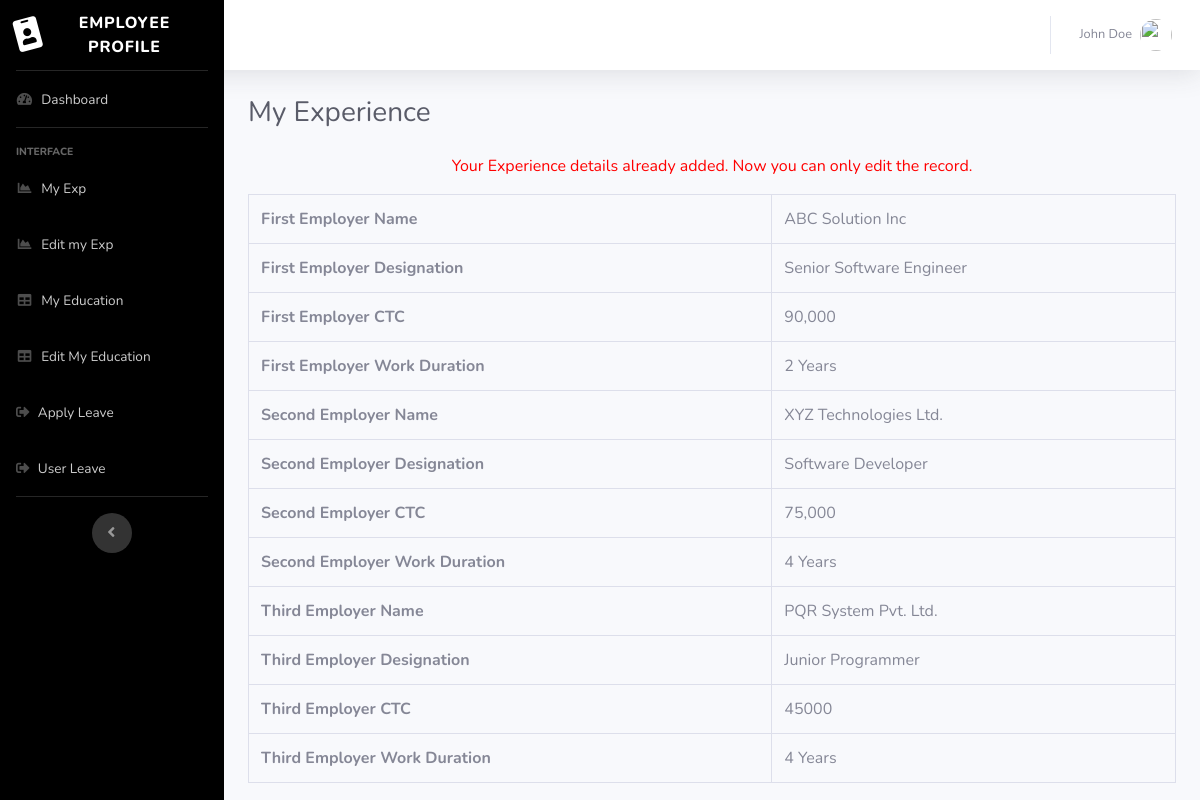
/erms/myexp.php (signed in), run on the app's committed database.
### tables this page shows
CREATE TABLE `employeedetail` (
  `ID` int(11) NOT NULL,
  `EmpFname` varchar(50) DEFAULT NULL,
  `EmpLName` varchar(50) NOT NULL,
  `EmpCode` varchar(50) DEFAULT NULL,
  `EmpDept` varchar(120) DEFAULT NULL,
  `EmpDesignation` varchar(120) DEFAULT NULL,
  `EmpContactNo` bigint(10) DEFAULT NULL,
  `EmpGender` enum('Male','Female') DEFAULT NULL,
  `EmpEmail` varchar(200) DEFAULT NULL,
  `EmpPassword` varchar(100) DEFAULT NULL,
  `EmpJoingdate` date DEFAULT NULL,
  `profile_picture` VARCHAR(255) DEFAULT NULL,
  `PostingDate` timestamp NOT NULL DEFAULT current_timestamp()
);

CREATE TABLE `empexpireince` (
  `ID` int(11) NOT NULL,
  `EmpID` varchar(5) DEFAULT NULL,
  `Employer1Name` varchar(75) DEFAULT NULL,
  `Employer1Designation` varchar(50) DEFAULT NULL,
  `Employer1CTC` varchar(50) DEFAULT NULL,
  `Employer1WorkDuration` varchar(11) DEFAULT NULL,
  `Employer2Name` varchar(75) DEFAULT NULL,
  `Employer2Designation` varchar(50) DEFAULT NULL,
  `Employer2CTC` varchar(50) DEFAULT NULL,
  `Employer2WorkDuration` varchar(11) DEFAULT NULL,
  `Employer3Name` varchar(75) DEFAULT NULL,
  `Employer3Designation` varchar(50) DEFAULT NULL,
  `Employer3CTC` varchar(50) DEFAULT NULL,
  `Employer3WorkDuration` varchar(11) DEFAULT NULL
);

### erms/myexp.php (the view, shortened to what this page needs)
<?php
include('includes/dbconnection.php');
if (strlen($_SESSION['uid']==0)) {
  header('location:logout.php');
  } else{
  ?>
<!DOCTYPE html>
<html lang="en">
<head>
  <link href="vendor/fontawesome-free/css/all.min.css" rel="stylesheet" type="text/css">
  <link href="css/sb-admin-2.min.css" rel="stylesheet">
</head>
<body id="page-top">
  <div id="wrapper">
  <?php include_once('includes/sidebar.php')?>
    <div id="content-wrapper" class="d-flex flex-column">
      <div id="content">
         <?php include_once('includes/header.php')?>
        <div class="container-fluid mt-5 pt-5">
          <h1 class="h3 mb-4 text-gray-800">My Experience</h1>
  <?php
$empid=$_SESSION['uid'];
$query=mysqli_query($con,"select * from empexpireince where EmpID=$empid");
$row=mysqli_fetch_array($query);
if($row>0)
{
?>
<p style="font-size:16px; color:red" align="center">Your Experience details already added. Now you can only edit the record. </p>
<table class="table table-bordered" id="dataTable" width="100%" cellspacing="0">
<tr>
  <th>First Employer Name</th>
  <td><?php echo $row['Employer1Name'];?></td>
</tr>
<tr>
  <th>First Employer Designation</th>
  <td><?php echo $row['Employer1Designation'];?></td>
</tr>
<tr>
  <th>First Employer CTC</th>
  <td><?php echo $row['Employer1CTC'];?></td>
</tr>
<tr>
  <th>First Employer Work Duration</th>
  <td><?php echo $row['Employer1WorkDuration'];?></td>
</tr>
<tr>
  <th>Second Employer Name</th>
  <td><?php echo $row['Employer2Name'];?></td>
</tr>
<tr>
  <th>Second Employer Designation</th>
  <td><?php echo $row['Employer2Designation'];?></td>
</tr>
<tr>
  <th>Second Employer CTC</th>
  <td><?php echo $row['Employer2CTC'];?></td>
</tr>
<tr>
  <th>Second Employer Work Duration</th>
  <td><?php echo $row['Employer2WorkDuration'];?></td>
</tr>
<tr>
  <th>Third Employer Name</th>
  <td><?php echo $row['Employer3Name'];?></td>
</tr>
<tr>
  <th>Third Employer Designation</th>
  <td><?php echo $row['Employer3Designation'];?></td>
</tr>
<tr>
  <th>Third Employer CTC</th>
  <td><?php echo $row['Employer3CTC'];?></td>
</tr>
<tr>
  <th>Third Employer Work Duration</th>
  <td><?php echo $row['Employer3WorkDuration'];?></td>
</tr>
</table>
<?php } ?>
        </div>
      </div>
    </div>
  </div>
</body>
</html>
<?php }  ?>

### erms/includes/sidebar.php
<div style="position: 'sticky', top: '0', zIndex: '1'">
  <ul class="navbar-nav sidebar sidebar-dark accordion sticky-top" id="accordionSidebar" style="background: #000">
      <a class="sidebar-brand d-flex align-items-center justify-content-center" href="myprofile.php">
        <div class="sidebar-brand-icon rotate-n-15">
            <i class="fas fa-id-badge"></i>
        </div>
        <div class="sidebar-brand-text mx-3">Employee Profile  </div>
      </a>
      <hr class="sidebar-divider my-0">
      <li class="nav-item">
        <a class="nav-link" href="welcome.php">
          <i class="fas fa-fw fa-tachometer-alt"></i>
          <span>Dashboard</span></a>
      </li>
      <hr class="sidebar-divider">
      <div class="sidebar-heading">
        Interface
      </div>
      <li class="nav-item">
        <a class="nav-link" href="myexp.php">
          <i class="fas fa-fw fa-chart-area"></i>
          <span>My Exp</span></a>
      </li>
       <li class="nav-item">
        <a class="nav-link" href="editmyexp.php">
          <i class="fas fa-fw fa-chart-area"></i>
          <span>Edit my Exp</span></a>
      </li>
      <li class="nav-item">
        <a class="nav-link" href="myeducation.php">
          <i class="fas fa-fw fa-table"></i>
          <span>My Education</span></a>
      </li>
      <li class="nav-item">
        <a class="nav-link" href="editmyeducation.php">
          <i class="fas fa-fw fa-table"></i>
          <span>Edit My Education</span></a>
      </li>
      <li class="nav-item">
          <a class="nav-link" href="apply_leave.php">
          <i class="fas fa-sign-out-alt"></i>
          <span>Apply Leave</span></a>
      </li>
      <li class="nav-item">
          <a class="nav-link" href="user_leave.php">
          <i class="fas fa-sign-out-alt"></i>
          <span>User Leave</span></a>
      </li>
      <hr class="sidebar-divider d-none d-md-block">
      <div class="text-center d-none d-md-inline">
        <button class="rounded-circle border-0" id="sidebarToggle"></button>
      </div>
  </ul>
</div>

### erms/includes/header.php (shortened to what this page needs)
<div style="position: fixed; top: 0; left: 0; right: 0; z-index: 1;">
  <nav class="navbar navbar-expand navbar-light bg-white topbar mb-4 static-top shadow">
    <ul class="navbar-nav ml-auto">
      <li class="nav-item dropdown no-arrow">
        <a class="nav-link dropdown-toggle" href="#" id="userDropdown" role="button" data-toggle="dropdown" aria-haspopup="true" aria-expanded="false">
          <?php
          $empid = $_SESSION['uid'];
          $ret = mysqli_query($con, "SELECT EmpFname, EmpLname, profile_picture FROM employeedetail WHERE ID='$empid'");
          $row = mysqli_fetch_array($ret);
          $fname = $row['EmpFname'];
          $lname = $row['EmpLname'];
          $profile_picture = $row['profile_picture'];
          ?>
          <span class="mr-2 d-none d-lg-inline text-gray-600 small"><?php echo $fname." ".$lname; ?></span>
          <img class="img-profile rounded-circle" src="<?php echo $profile_picture; ?>">
        </a>
      </li>
    </ul>
  </nav>
</div>

### data on the page
employeedetail: EmpFname "John", EmpLName "Doe"
empexpireince: Employer1Name "ABC Solution Inc", Employer1Designation "Senior Software Engineer", Employer1CTC "90,000", Employer1WorkDuration "2 Years", Employer2Name "XYZ Technologies Ltd.", Employer2Designation "Software Developer", Employer2CTC "75,000", Employer2WorkDuration "4 Years", Employer3Name "PQR System Pvt. Ltd.", Employer3Designation "Junior Programmer", Employer3CTC "45000", Employer3WorkDuration "4 Years"
